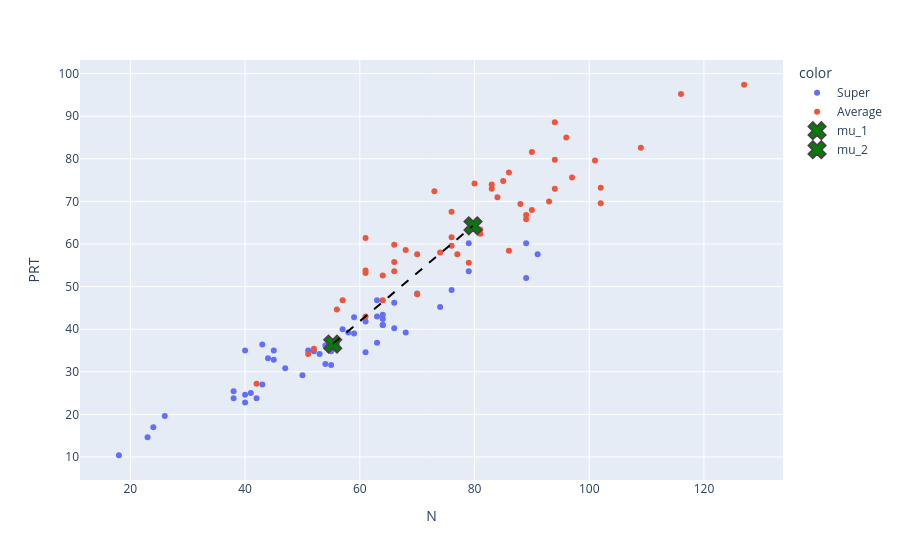

The cell this chart's notebook holds for it:
### Markdown cell above
## Repeat the process with Mahalanobis Linear Discriminants

### Code cell
# Standardize data
x1_norm = (x1 - np.mean(x1)) / np.std(x1, axis=0)
x2_norm = (x2 - np.mean(x2)) / np.std(x2, axis=0)

px.scatter(x = x1_norm, y=x2_norm, color=color)


cov_matrix = np.cov(pd.DataFrame([x1_norm, x2_norm]))

# We need to calculate the covariance matrix adn its inverse to apply to the decision function
C = np.linalg.inv(cov_matrix)
disc = np.matmul(w.T,C)
b1 = np.matmul(disc, -0.5*(mu_1 + mu_2))
decision_mahalanobis = np.matmul(disc ,x) + b1

predict = np.ones(np.shape(decision)[0])
predict[decision_mahalanobis<0] = 2

#_______________________Form here it is the same as above___________________#
TP = TN = FP = FN = 0
for i  in range(0,len(df['C'])):
    if(df['C'].iloc[i] == predict[i] and df['C'].iloc[i] == 1):
        TP+=1
    if(df['C'].iloc[i] == predict[i] and df['C'].iloc[i] == 2):
        FN += 1
    if(df['C'].iloc[i] != predict[i] and df['C'].iloc[i] == 1):
        FP += 1
    if(df['C'].iloc[i] != predict[i] and df['C'].iloc[i] == 2):
        TN += 1
if(TP+TN+FP+FN != len(df['C'])): print(f"The sum of TP+TN+FN+FP != {len(df['C'])}")

sensitivity = TP/(TP + FN) * 100
specificity = TN/(TN + FP) * 100
precision = TP/(TP + FP) * 100
F1score = 2 * (sensitivity * specificity) / (sensitivity + specificity)

print(f'Sensitivity: {sensitivity}% \nSpecificity: {specificity}% \nPrecision: {precision}% \nF1score: {F1score}%')

fig = px.scatter(x=x1, y=x2, color=color, labels=dict(x = 'N', y = 'PRT'))

# Draw a line
fig.add_shape(type='line', x0=mu_1[0], y0=mu_1[1], x1=mu_2[0], y1=mu_2[1],
              line=dict(color = 'black', dash = 'dash'))

# draw a marker
fig.add_trace(go.Scatter(x = [mu_1[0]],
                         y = [mu_1[1]],
                         mode='markers',
                         marker=dict(
                             symbol = 'x',
                             size = 15,
                             color = 'green',
                             line = dict(width = 2) 
                         ),
                         name='mu_1'))
# Draw a marker
fig.add_trace(go.Scatter(x = [mu_2[0]],
                         y = [mu_2[1]],
                         mode='markers',
                         marker=dict(
                             symbol = 'x',
                             size = 15,
                             color = 'green',
                             line = dict(width = 2) 
                         ),
                         name='mu_2'))

fig.show()

### Figure 1 — Plotly figure (JSON) as saved in the notebook; plotly's stock layout.template omitted (floating-point values rounded to 4 significant figures)
{"data": [{"hovertemplate": "color=Super<br>N=%{x}<br>PRT=%{y}<extra></extra>", "legendgroup": "Super", "marker": {"color": "#636efa", "symbol": "circle"}, "mode": "markers", "name": "Super", "orientation": "v", "showlegend": true, "type": "scatter", "x": [41.0, 42.0, 26.0, 63.0, 45.0, 55.0, 57.0, 66.0, 64.0, 38.0, 40.0, 54.0, 55.0, 54.0, 59.0, 74.0, 63.0, 70.0, 56.0, 38.0, 45.0, 61.0, 91.0, 61.0, 66.0, 50.0, 63.0, 51.0, 24.0, 64.0, 64.0, 53.0, 43.0, 79.0, 44.0, 79.0, 58.0, 68.0, 18.0, 64.0, 59.0, 40.0, 40.0, 43.0, 89.0, 23.0, 47.0, 76.0, 52.0, 89.0], "xaxis": "x", "y": [25.0, 23.8, 19.6, 36.8, 35.0, 31.6, 40.0, 40.2, 42.4, 25.4, 35.0, 31.8, 34.8, 36.2, 42.8, 45.2, 46.8, 48.4, 36.6, 23.8, 32.8, 41.8, 57.6, 34.6, 46.2, 29.2, 43.0, 35.0, 17.0, 41.0, 41.0, 34.2, 27.0, 60.2, 33.2, 53.6, 39.2, 39.2, 10.4, 43.4, 39.0, 24.6, 22.8, 36.4, 60.2, 14.6, 30.8, 49.2, 34.8, 52.0], "yaxis": "y"}, {"hovertemplate": "color=Average<br>N=%{x}<br>PRT=%{y}<extra></extra>", "legendgroup": "Average", "marker": {"color": "#EF553B", "symbol": "circle"}, "mode": "markers", "name": "Average", "orientation": "v", "showlegend": true, "type": "scatter", "x": [76.0, 77.0, 81.0, 74.0, 70.0, 70.0, 76.0, 52.0, 42.0, 81.0, 56.0, 102.0, 86.0, 88.0, 109.0, 57.0, 61.0, 61.0, 61.0, 101.0, 96.0, 64.0, 94.0, 51.0, 61.0, 68.0, 84.0, 127.0, 93.0, 94.0, 90.0, 66.0, 66.0, 85.0, 102.0, 94.0, 83.0, 89.0, 79.0, 66.0, 83.0, 90.0, 97.0, 80.0, 76.0, 116.0, 86.0, 64.0, 89.0, 73.0], "xaxis": "x", "y": [59.6, 57.6, 62.4, 58.0, 48.2, 57.6, 61.6, 35.4, 27.2, 63.4, 44.6, 69.6, 58.4, 69.4, 82.6, 46.8, 61.4, 53.2, 43.0, 79.6, 85.0, 52.6, 79.8, 34.2, 53.8, 58.6, 71.0, 97.4, 70.0, 73.0, 68.0, 55.8, 59.8, 74.8, 73.2, 88.6, 73.0, 65.8, 55.6, 53.6, 74.0, 81.6, 75.6, 74.2, 67.6, 95.2, 76.8, 46.8, 66.8, 72.4], "yaxis": "y"}, {"marker": {"color": "green", "line": {"width": 2}, "size": 15, "symbol": "x"}, "mode": "markers", "name": "mu_1", "type": "scatter", "x": [55.28], "y": [36.5]}, {"marker": {"color": "green", "line": {"width": 2}, "size": 15, "symbol": "x"}, "mode": "markers", "name": "mu_2", "type": "scatter", "x": [79.74], "y": [64.28]}], "layout": {"legend": {"title": {"text": "color"}, "tracegroupgap": 0}, "margin": {"t": 60}, "shapes": [{"line": {"color": "black", "dash": "dash"}, "type": "line", "x0": 55.28, "x1": 79.74, "y0": 36.5, "y1": 64.28}], "xaxis": {"anchor": "y", "domain": [0, 1], "title": {"text": "N"}}, "yaxis": {"anchor": "x", "domain": [0, 1], "title": {"text": "PRT"}}}}
